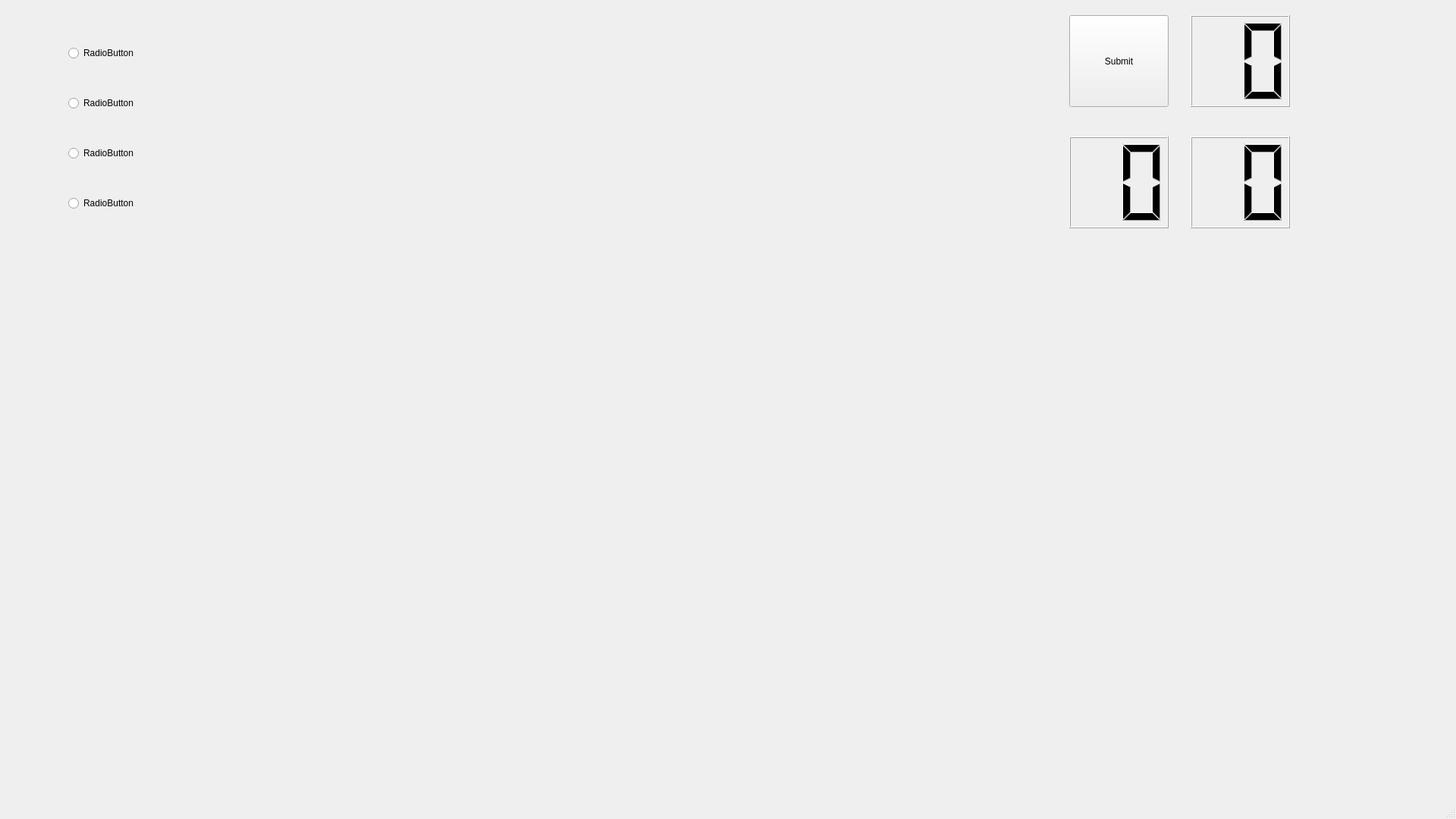
<?xml version="1.0" encoding="UTF-8"?>
<ui version="4.0">
 <class>MainWindow</class>
 <widget class="QMainWindow" name="MainWindow">
  <property name="geometry">
   <rect>
    <x>0</x>
    <y>0</y>
    <width>1920</width>
    <height>1080</height>
   </rect>
  </property>
  <property name="windowTitle">
   <string>成語練習</string>
  </property>
  <widget class="QWidget" name="centralwidget">
   <widget class="QLCDNumber" name="lcdNumber">
    <property name="geometry">
     <rect>
      <x>1570</x>
      <y>20</y>
      <width>131</width>
      <height>121</height>
     </rect>
    </property>
    <property name="digitCount">
     <number>2</number>
    </property>
   </widget>
   <widget class="QLabel" name="label">
    <property name="geometry">
     <rect>
      <x>100</x>
      <y>390</y>
      <width>1491</width>
      <height>421</height>
     </rect>
    </property>
    <property name="styleSheet">
     <string notr="true"/>
    </property>
    <property name="text">
     <string/>
    </property>
    <property name="buddy">
     <cstring></cstring>
    </property>
   </widget>
   <widget class="QPushButton" name="pushButton">
    <property name="geometry">
     <rect>
      <x>1410</x>
      <y>20</y>
      <width>131</width>
      <height>121</height>
     </rect>
    </property>
    <property name="styleSheet">
     <string notr="true">font: 16pt &quot;Candara&quot;;</string>
    </property>
    <property name="text">
     <string>Submit</string>
    </property>
   </widget>
   <widget class="QLabel" name="label_2">
    <property name="geometry">
     <rect>
      <x>100</x>
      <y>510</y>
      <width>771</width>
      <height>81</height>
     </rect>
    </property>
    <property name="styleSheet">
     <string notr="true">font: 16pt &quot;Cambria Math&quot;;</string>
    </property>
    <property name="text">
     <string/>
    </property>
   </widget>
   <widget class="QWidget" name="gridLayoutWidget">
    <property name="geometry">
     <rect>
      <x>90</x>
      <y>20</y>
      <width>1191</width>
      <height>301</height>
     </rect>
    </property>
    <layout class="QGridLayout" name="gridLayout">
     <item row="3" column="0">
      <widget class="QRadioButton" name="radioButton_2">
       <property name="text">
        <string>RadioButton</string>
       </property>
      </widget>
     </item>
     <item row="2" column="0">
      <widget class="QRadioButton" name="radioButton_1">
       <property name="text">
        <string>RadioButton</string>
       </property>
      </widget>
     </item>
     <item row="4" column="0">
      <widget class="QRadioButton" name="radioButton_3">
       <property name="text">
        <string>RadioButton</string>
       </property>
      </widget>
     </item>
     <item row="5" column="0">
      <widget class="QRadioButton" name="radioButton_4">
       <property name="text">
        <string>RadioButton</string>
       </property>
      </widget>
     </item>
    </layout>
   </widget>
   <widget class="QLabel" name="label_3">
    <property name="geometry">
     <rect>
      <x>100</x>
      <y>340</y>
      <width>1321</width>
      <height>51</height>
     </rect>
    </property>
    <property name="frameShape">
     <enum>QFrame::NoFrame</enum>
    </property>
    <property name="lineWidth">
     <number>0</number>
    </property>
    <property name="text">
     <string/>
    </property>
   </widget>
   <widget class="QLCDNumber" name="lcdNumber_2">
    <property name="geometry">
     <rect>
      <x>1570</x>
      <y>180</y>
      <width>131</width>
      <height>121</height>
     </rect>
    </property>
    <property name="digitCount">
     <number>2</number>
    </property>
   </widget>
   <widget class="QLCDNumber" name="lcdNumber_3">
    <property name="geometry">
     <rect>
      <x>1410</x>
      <y>180</y>
      <width>131</width>
      <height>121</height>
     </rect>
    </property>
    <property name="digitCount">
     <number>2</number>
    </property>
   </widget>
  </widget>
  <widget class="QMenuBar" name="menubar">
   <property name="geometry">
    <rect>
     <x>0</x>
     <y>0</y>
     <width>1920</width>
     <height>21</height>
    </rect>
   </property>
  </widget>
  <widget class="QStatusBar" name="statusbar"/>
 </widget>
 <resources/>
 <connections/>
</ui>
